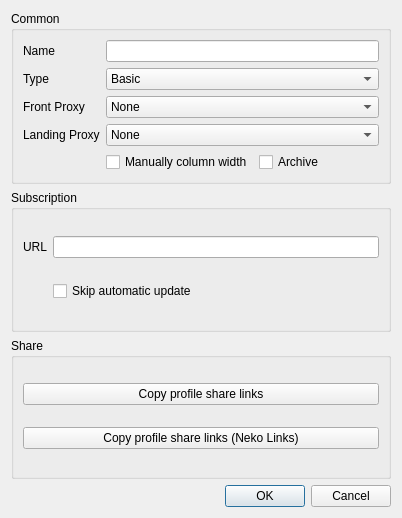
<?xml version="1.0" encoding="UTF-8"?>
<ui version="4.0">
 <class>DialogEditGroup</class>
 <widget class="QDialog" name="DialogEditGroup">
  <property name="geometry">
   <rect>
    <x>0</x>
    <y>0</y>
    <width>402</width>
    <height>518</height>
   </rect>
  </property>
  <property name="minimumSize">
   <size>
    <width>400</width>
    <height>300</height>
   </size>
  </property>
  <property name="windowTitle">
   <string>Edit Group</string>
  </property>
  <layout class="QVBoxLayout" name="verticalLayout">
   <item>
    <widget class="QGroupBox" name="cat_common">
     <property name="sizePolicy">
      <sizepolicy hsizetype="Preferred" vsizetype="Maximum">
       <horstretch>0</horstretch>
       <verstretch>0</verstretch>
      </sizepolicy>
     </property>
     <property name="title">
      <string>Common</string>
     </property>
     <layout class="QGridLayout" name="main">
      <item row="0" column="0">
       <widget class="QLabel" name="label">
        <property name="text">
         <string>Name</string>
        </property>
       </widget>
      </item>
      <item row="2" column="1">
       <layout class="QHBoxLayout" name="horizontalLayout">
        <item>
         <widget class="QComboBox" name="front_proxy">
          <item>
           <property name="text">
            <string notr="true">None</string>
           </property>
          </item>
         </widget>
        </item>
       </layout>
      </item>
      <item row="2" column="0">
       <widget class="QLabel" name="front_proxy_l">
        <property name="text">
         <string>Front Proxy</string>
        </property>
       </widget>
      </item>
      <item row="4" column="1">
       <layout class="QHBoxLayout" name="horizontalLayout_2">
        <item>
         <widget class="QCheckBox" name="manually_column_width">
          <property name="text">
           <string>Manually column width</string>
          </property>
         </widget>
        </item>
        <item>
         <widget class="QCheckBox" name="archive">
          <property name="text">
           <string>Archive</string>
          </property>
         </widget>
        </item>
       </layout>
      </item>
      <item row="1" column="1">
       <widget class="QComboBox" name="type">
        <item>
         <property name="text">
          <string>Basic</string>
         </property>
        </item>
        <item>
         <property name="text">
          <string>Subscription</string>
         </property>
        </item>
       </widget>
      </item>
      <item row="1" column="0">
       <widget class="QLabel" name="label_2">
        <property name="text">
         <string>Type</string>
        </property>
       </widget>
      </item>
      <item row="0" column="1">
       <widget class="QLineEdit" name="name"/>
      </item>
      <item row="3" column="1">
       <widget class="QComboBox" name="landing_proxy">
        <item>
         <property name="text">
          <string notr="true">None</string>
         </property>
        </item>
       </widget>
      </item>
      <item row="3" column="0">
       <widget class="QLabel" name="landing_proxy_l">
        <property name="text">
         <string>Landing Proxy</string>
        </property>
       </widget>
      </item>
     </layout>
    </widget>
   </item>
   <item>
    <widget class="QGroupBox" name="cat_sub">
     <property name="title">
      <string>Subscription</string>
     </property>
     <layout class="QGridLayout" name="_2">
      <item row="0" column="0">
       <widget class="QLabel" name="label_4">
        <property name="text">
         <string>URL</string>
        </property>
       </widget>
      </item>
      <item row="0" column="1">
       <widget class="MyLineEdit" name="url"/>
      </item>
      <item row="1" column="1">
       <widget class="QCheckBox" name="skip_auto_update">
        <property name="text">
         <string>Skip automatic update</string>
        </property>
       </widget>
      </item>
     </layout>
    </widget>
   </item>
   <item>
    <widget class="QGroupBox" name="cat_share">
     <property name="title">
      <string>Share</string>
     </property>
     <layout class="QVBoxLayout" name="verticalLayout_2">
      <item>
       <widget class="QPushButton" name="copy_links">
        <property name="text">
         <string>Copy profile share links</string>
        </property>
       </widget>
      </item>
      <item>
       <widget class="QPushButton" name="copy_links_nkr">
        <property name="text">
         <string>Copy profile share links (Neko Links)</string>
        </property>
       </widget>
      </item>
     </layout>
    </widget>
   </item>
   <item>
    <widget class="QDialogButtonBox" name="buttonBox">
     <property name="standardButtons">
      <set>QDialogButtonBox::StandardButton::Cancel|QDialogButtonBox::StandardButton::Ok</set>
     </property>
    </widget>
   </item>
  </layout>
 </widget>
 <customwidgets>
  <customwidget>
   <class>MyLineEdit</class>
   <extends>QLineEdit</extends>
   <header>include/ui/utils/MyLineEdit.h</header>
  </customwidget>
 </customwidgets>
 <tabstops>
  <tabstop>name</tabstop>
  <tabstop>type</tabstop>
  <tabstop>manually_column_width</tabstop>
  <tabstop>archive</tabstop>
  <tabstop>url</tabstop>
  <tabstop>skip_auto_update</tabstop>
  <tabstop>copy_links</tabstop>
  <tabstop>copy_links_nkr</tabstop>
 </tabstops>
 <resources/>
 <connections>
  <connection>
   <sender>buttonBox</sender>
   <signal>rejected()</signal>
   <receiver>DialogEditGroup</receiver>
   <slot>reject()</slot>
   <hints>
    <hint type="sourcelabel">
     <x>199</x>
     <y>275</y>
    </hint>
    <hint type="destinationlabel">
     <x>199</x>
     <y>149</y>
    </hint>
   </hints>
  </connection>
  <connection>
   <sender>buttonBox</sender>
   <signal>accepted()</signal>
   <receiver>DialogEditGroup</receiver>
   <slot>accept()</slot>
   <hints>
    <hint type="sourcelabel">
     <x>199</x>
     <y>291</y>
    </hint>
    <hint type="destinationlabel">
     <x>199</x>
     <y>157</y>
    </hint>
   </hints>
  </connection>
 </connections>
</ui>
